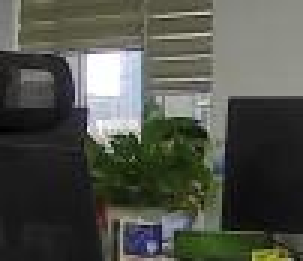
#> input picture images/12.jpg, 101 x 87 px (shown 3 times larger)
$ python test_flann.py
#> lines starting #> are read from the running program, lines starting #| are printed output that depends on the picture; after the words box and inside, x2 and y2 are one past the last pixel; in counts of white or black regions, pixels touching at a corner belong together
import numpy as np
import cv2
from matplotlib import pyplot as plt
MIN_MATCH_COUNT = 10
img1 = cv2.imread('images/12.jpg',0)
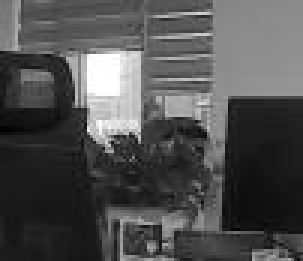
#> img1: shape (87, 101) (shown 3 times larger); min 0, max 255, mean 80.2
# queryImage
img2 = cv2.imread('images/22.jpg',0) # trainImage
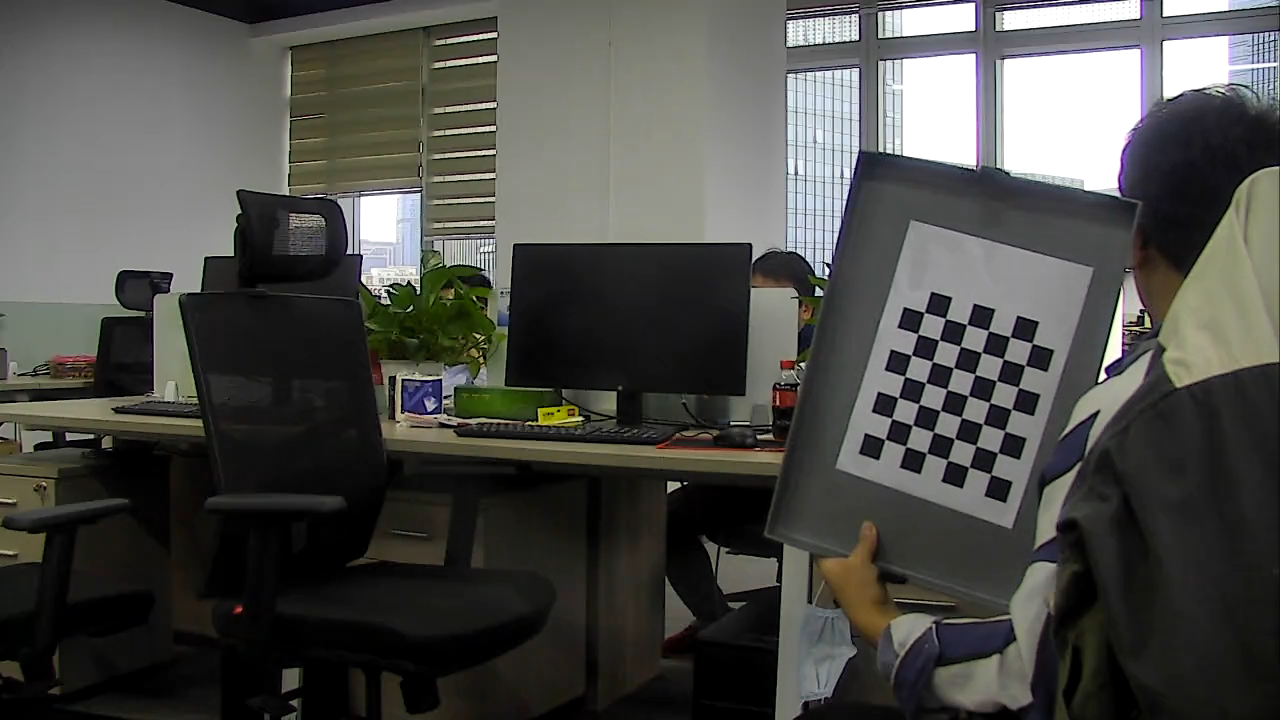
#> input picture images/22.jpg, 1280 x 720 px
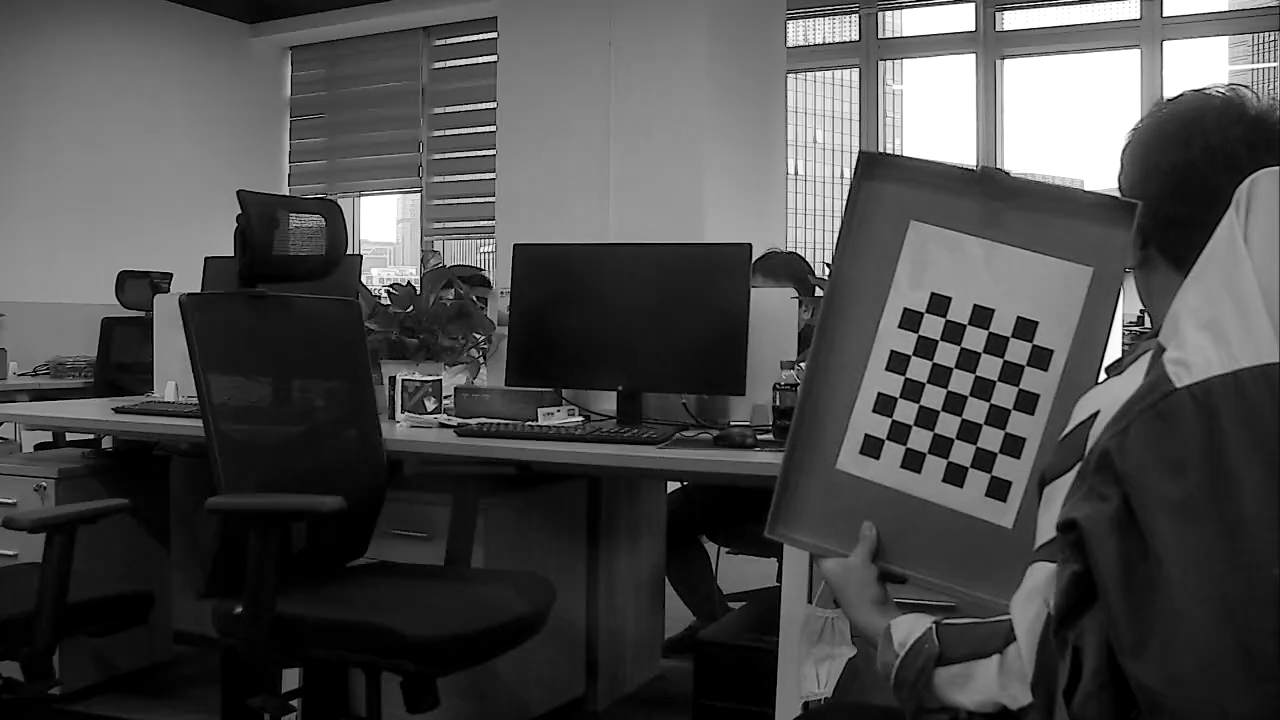
#> img2: shape (720, 1280); min 0, max 255, mean 75.5
# Initiate SIFT detector
sift = cv2.xfeatures2d.SIFT_create()
# find the keypoints and descriptors with SIFT
kp1, des1 = sift.detectAndCompute(img1,None)
#> kp1 = 52 keypoints; strongest (x, y, size): (36, 29, 16.5), (33, 43, 6.2), (50, 82, 2.2), (45, 18, 1.9)
kp2, des2 = sift.detectAndCompute(img2,None)
#> kp2 = 2449 keypoints; strongest (x, y, size): (685, 483, 1.8), (391, 289, 1.8), (1113, 351, 11.6), (827, 271, 3.3)
FLANN_INDEX_KDTREE = 0
index_params = dict(algorithm = FLANN_INDEX_KDTREE, trees = 5)
search_params = dict(checks = 50)
flann = cv2.FlannBasedMatcher(index_params, search_params)
matches = flann.knnMatch(des1,des2,k=2)
#> matches = 52 matches
# store all the good matches as per Lowe's ratio test.
good = []
for m,n in matches:
    if m.distance < 0.7*n.distance:
        good.append(m)
#> this loop made 52 passes
#> after the loop, good = 29 matches

if len(good)>MIN_MATCH_COUNT:
# 获取关 点的坐标
    src_pts = np.float32([ kp1[m.queryIdx].pt for m in good ]).reshape(-1,1,2)
#> src_pts = 29 rows, first 8: [8.72, 25.08], [9.17, 33.35], [14.47, 25.19], [21.44, 37.01], [23.54, 20.01], [33.41, 42.63], [37.18, 71.13], [41, 66.61]
    dst_pts = np.float32([ kp2[m.trainIdx].pt for m in good ]).reshape(-1,1,2)
#> dst_pts = 29 rows, first 8: [296.1, 220.4], [298.8, 247.1], [315.4, 220.5], [336.7, 258.4], [344.2, 203.3], [376.2, 276.7], [388.3, 368.5], [399.5, 353.5]
# 第三个参数 Method used to computed a homography matrix. The following methods are possible:
#0 - a regular method using all the points
#CV_RANSAC - RANSAC-based robust method
#CV_LMEDS - Least-Median robust method
# 第四个参数取值范围在 1 到 10
# 绝一个点对的 值。原图像的点经 变换后点与目标图像上对应点的 差
#
# 差就 为是 outlier
#
# 回值中 M 为变换矩 。
    M, mask = cv2.findHomography(src_pts, dst_pts, cv2.RANSAC,5.0)
#> M = [[3.15, -0.0565, 269.4], [-0.0318, 3.15, 140.7], [-0.000123, -0.000135, 1]]; mask = 29 values from 1 to 1
    matchesMask = mask.ravel().tolist()
#> matchesMask = 29 values from 1 to 1
# 获得原图像的 和宽
    h,w = img1.shape
#> h = 87; w = 101
    # 使用得到的变换矩 对原图像的四个
    # 变换 获得在目标图像上对应的坐标。
    pts = np.float32([ [0,0],[0,h-1],[w-1,h-1],[w-1,0] ]).reshape(-1,1,2)
#> pts = [[0, 0], [0, 86], [100, 86], [100, 0]]
    dst = cv2.perspectiveTransform(pts,M)
#> dst = [[269.4, 140.7], [267.6, 416.2], [593.4, 418.2], [591.4, 139.2]]
# 原图像为灰度图
    cv2.polylines(img2,[np.int32(dst)],True,255,10, cv2.LINE_AA)
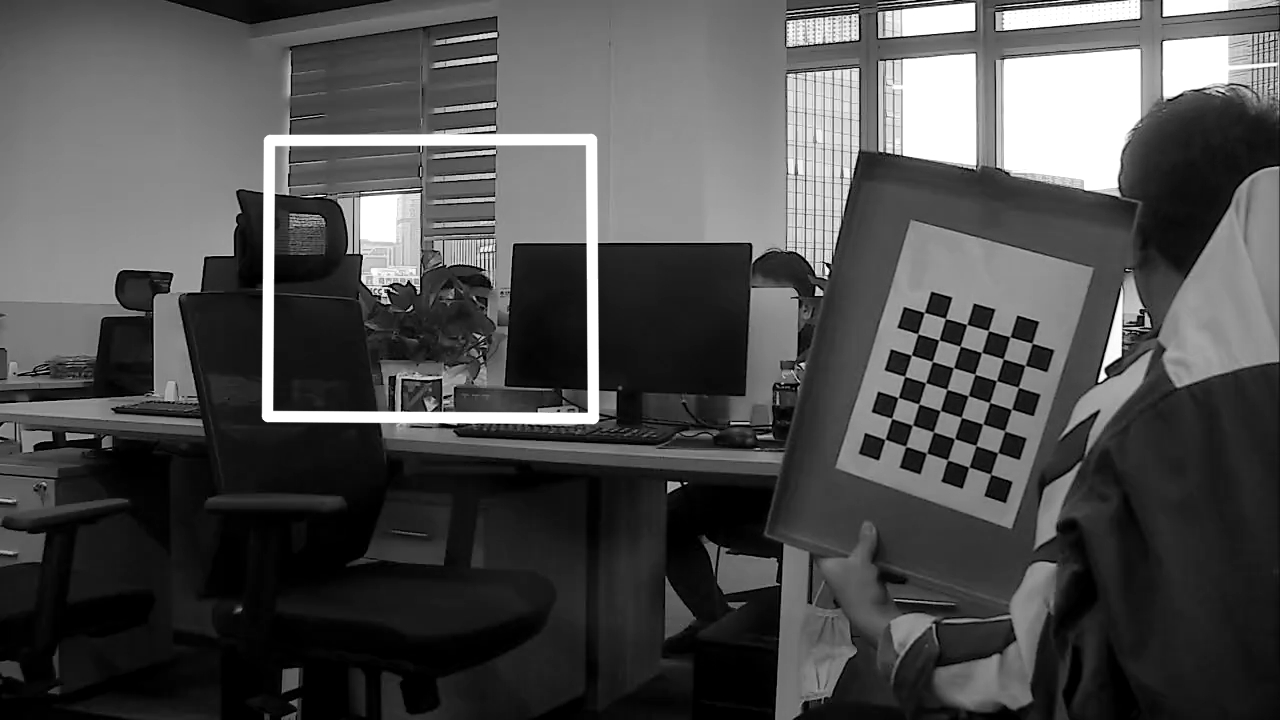
#> img2: shape (720, 1280); 1.69% of pixels changed, all inside (x1, y1, x2, y2) = (261, 133, 600, 425)
else:
    print ("Not enough matches are found - %d/%d" % (len(good),MIN_MATCH_COUNT))
    matchesMask = None

draw_params = dict(matchColor = (0,255,0), # draw matches in green color
                    singlePointColor = None,
                    matchesMask = matchesMask, # draw only inliers
                    flags = 2)
#> draw_params = 4 items
img3 = cv2.drawMatches(img1,kp1,img2,kp2,good,None,**draw_params)
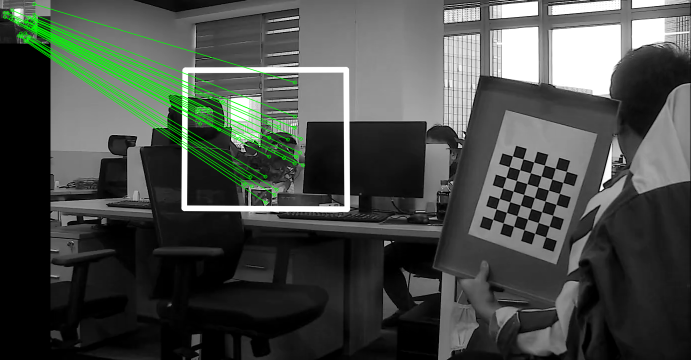
#> img3: shape (720, 1381, 3) (shown at 1/2 size); mean of channels 0, 1, 2 71.3, 76, 71.3; drawn as B, G, R
cv2.imshow('gray',img3),cv2.waitKey(0)
